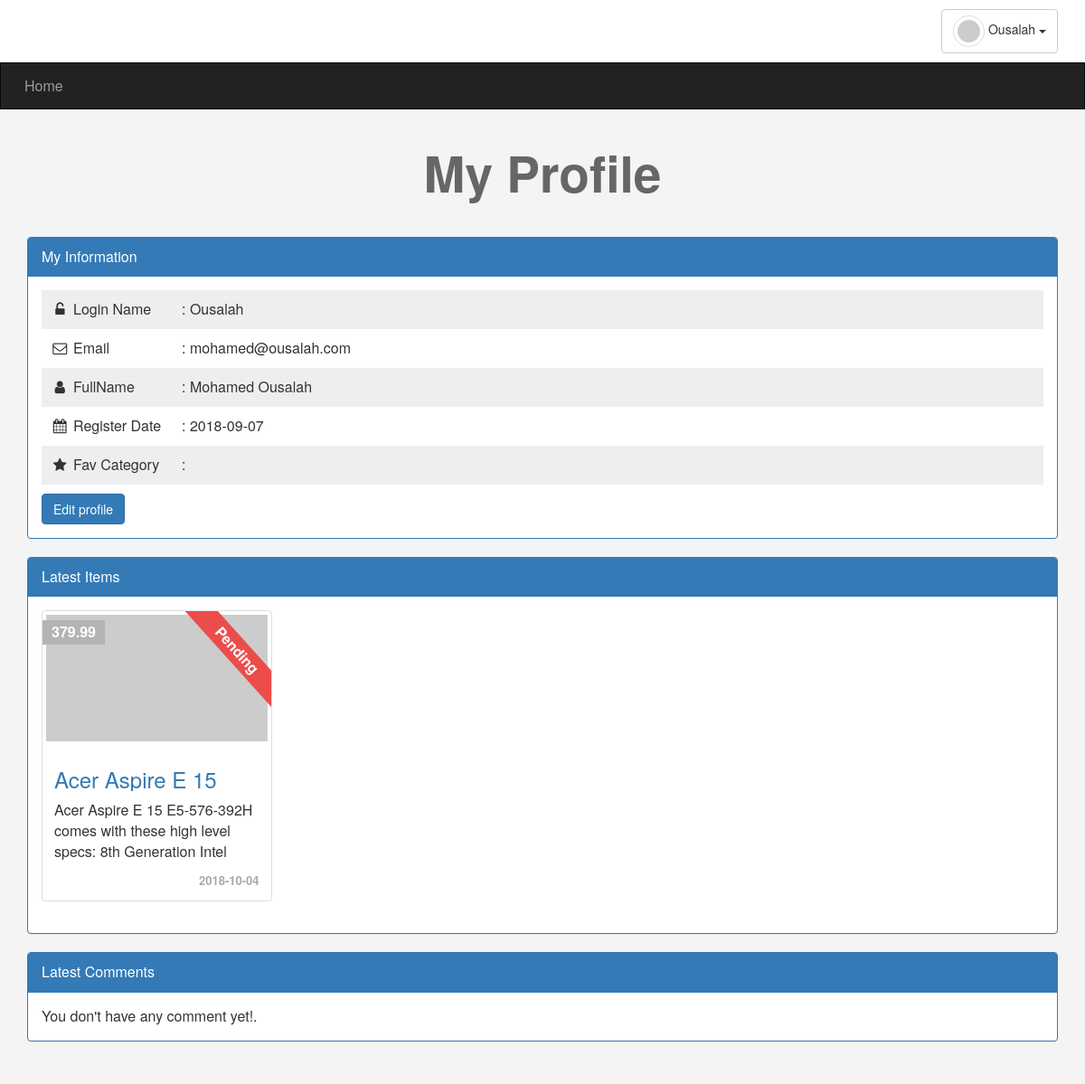
Before: /profile.php (signed in) with the older database file.
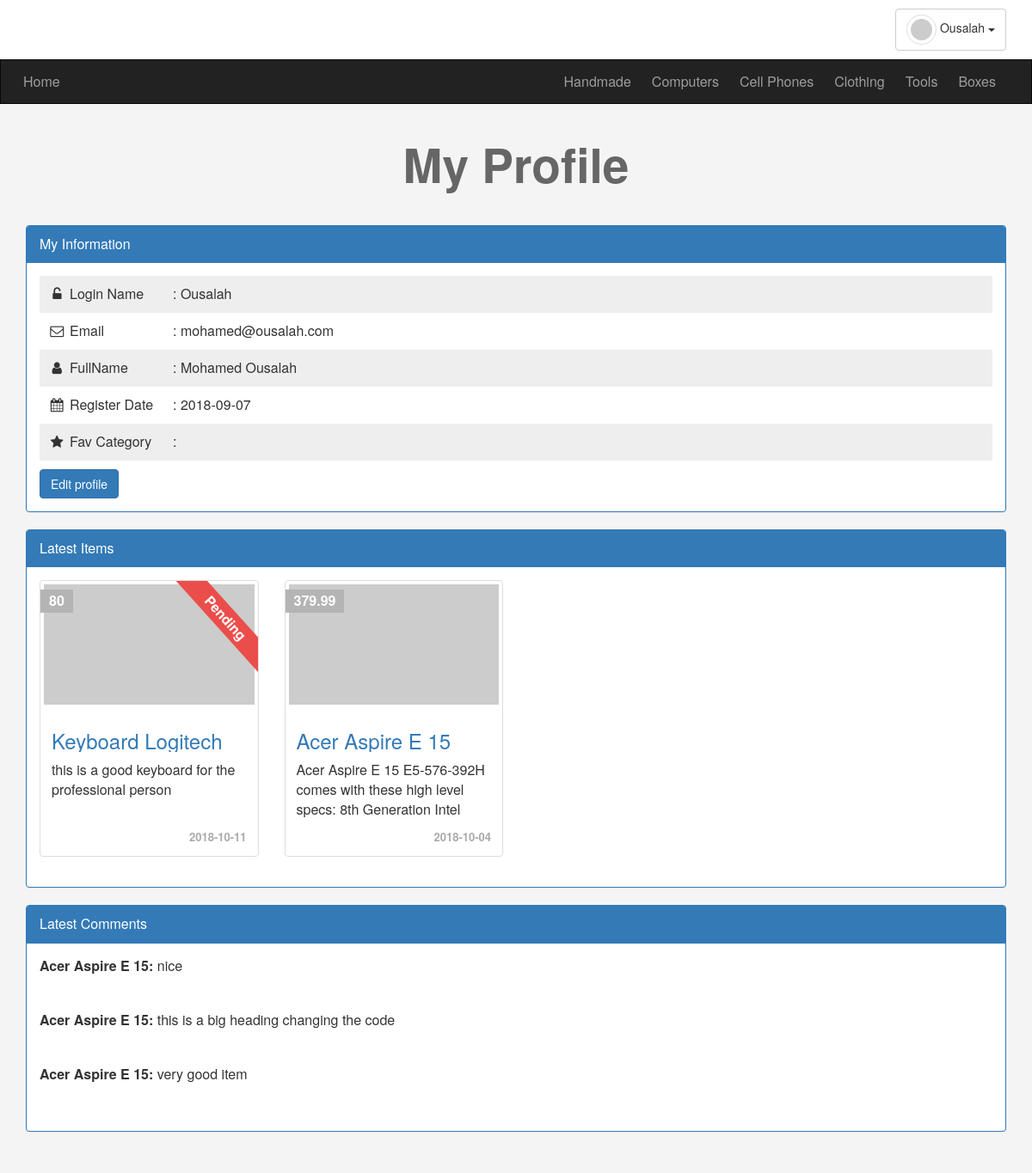
After: the same page with the newer database file.
### tables this page shows
CREATE TABLE `users` (
  `UserID` int(11) NOT NULL,
  `Username` varchar(255) NOT NULL,
  `Password` varchar(255) NOT NULL,
  `Email` varchar(255) NOT NULL,
  `FullName` varchar(255) NOT NULL,
  `GroupID` int(11) NOT NULL DEFAULT '0',
  `TrustStatus` int(11) NOT NULL DEFAULT '0',
  `RegStatus` int(11) NOT NULL DEFAULT '0' COMMENT 'Registration Approval',
  `Date` date NOT NULL
);

CREATE TABLE `items` (
  `ItemID` int(11) NOT NULL,
  `Name` varchar(255) NOT NULL,
  `Description` text NOT NULL,
  `Price` varchar(255) NOT NULL,
  `Add_Date` date NOT NULL,
  `Country_Made` varchar(255) NOT NULL,
  `Image` varchar(255) NOT NULL,
  `Status` varchar(255) NOT NULL COMMENT 'New, Used, Like New, ...',
  `Rating` smallint(6) NOT NULL,
  `Approve` tinyint(4) NOT NULL DEFAULT '0' COMMENT '0 == Not approved, 1 == approved',
  `CatID` int(11) NOT NULL,
  `MemberID` int(11) NOT NULL
);

CREATE TABLE `categories` (
  `ID` int(11) NOT NULL,
  `Name` varchar(255) NOT NULL,
  `Description` text NOT NULL,
  `parent` int(11) NOT NULL,
  `Ordering` int(11) NOT NULL DEFAULT '0',
  `Visibility` tinyint(4) NOT NULL DEFAULT '1' COMMENT '0 = hidden, 1 = visible',
  `Allow_Comment` tinyint(4) NOT NULL DEFAULT '1',
  `Allow_Ads` tinyint(4) NOT NULL DEFAULT '1'
);

CREATE TABLE `comments` (
  `CommentID` int(11) NOT NULL,
  `Comment` text NOT NULL,
  `Status` tinyint(4) NOT NULL,
  `Comment_Date` date NOT NULL,
  `ItemID` int(11) NOT NULL,
  `UserID` int(11) NOT NULL
);

### init.php (called while the page is built, shortened)
<?php
  include 'admin/connect.php';
  $sessionUser = (isset($_SESSION['user'])) ? ucwords($_SESSION['user']) : "";
  $lang = "includes/languages/";
  $tpl  = "includes/templates/";
  $func = "includes/functions/";
  $css  = "layout/css/";
  include $func . "functions.php";
  include $lang . "english.php";
  include $tpl . "header.php";

### includes/functions/functions.php (called while the page is built, shortened)
<?php
  function getFrom($params = array(
    "fields"      => array(),
    "table"       => '',
    "joins"       => array(array("type" => "INNER", "table" => "", "primary" => "", "foreign" => "")),
    "conditions"  => array(array('key' => "", "operator" => "=", "value" => "")),
    "orderBy"     => "",
    "orderType"   => 'DESC',
    "limit"       => null
  ), $fetch = "fetchAll") {
    if (isset($params["table"]) && !empty($params["table"])) {
      $params['fields']      = (isset($params['fields'])) ? $params['fields']: array('*');
      $params['conditions']  = (isset($params['conditions'])) ? $params['conditions']: array();
      $params['joins']       = (isset($params['joins'])) ? $params['joins']: "";
      $params['orderBy']     = (isset($params['orderBy'])) ? $params['orderBy']: "";
      $params['orderType']   = (isset($params['orderType'])) ? strtoupper($params['orderType']): 'DESC';
      $params['limit']       = (isset($params['limit'])) ? 'LIMIT ' . $params['limit']: null;
      $params['fields'] = (!empty($params['fields']) && is_array($params['fields'])) ? implode(", ", $params['fields']) : '*';
      $joins = "";
      if (!empty($params['joins']) && is_array($params['joins'])) :
        $joinsOptions = array("INNER", "RIGHT", "LEFT", "FULL");
        if (isset($params["joins"]["table"]) && !empty($params["joins"]["table"]) && isset($params["joins"]["primary"]) && !empty($params["joins"]["primary"]) && isset($params["joins"]["foreign"]) && !empty($params["joins"]["foreign"])) {
          $params["joins"]["type"] = (isset($params["joins"]["type"]) && in_array(strtoupper($params["joins"]["type"]), $joinsOptions)) ? strtoupper($params["joins"]["type"]) : "INNER";
          $joins .= $params["joins"]["type"] . " JOIN " . $params["joins"]["table"]
                  . " ON " . $params["joins"]["table"] . "." . $params["joins"]["primary"] . " = "
                  . $params["table"] . "." . $params["joins"]["foreign"];
        }
      endif;
      $where  = "";
      $keys   = array();
      $values = array();
      if (!empty($params['conditions']) && is_array($params['conditions'])) {
        $where = "WHERE";
        if (isset($params['conditions']["key"]) && isset($params['conditions']["value"])) {
          $params['conditions']["operator"] = (isset($params['conditions']["operator"]) && !empty($params['conditions']["operator"])) ? $params['conditions']["operator"] : "=";
          $keys[] = "{$params['conditions']["key"]} {$params['conditions']["operator"]} ?";
          $values[] = $params['conditions']["value"];
        } else {
          foreach ($params['conditions'] as $key => $value) {
            if (!empty($value) && is_array($value)) :
              $value["operator"] = (isset($value["operator"]) && !empty($value["operator"])) ? $value["operator"] : "=";
              $keys[] = "{$value["key"]} {$value["operator"]} ?";
              $values[] = $value["value"];
            else :
              $keys[] = "$key = ?";
              $values[] = $value;
            endif;
          }
        }
        $where = $where . " " . implode(" AND ", $keys);
      }
      if ($params['orderBy'] === "") {
        $params['orderType'] = ($params['orderType'] === "RAND()") ? "ORDER BY RAND()" : "";
      } else {
        if ($params['orderType'] === "" || $params['orderType'] == "DESC") :
          $params['orderBy']   = "ORDER BY " . $params['orderBy'];
          $params['orderType'] = "DESC";
        elseif ($params['orderType'] == "ASC") :
          $params['orderBy']   = "ORDER BY " . $params['orderBy'];
          $params['orderType'] = "ASC";
        elseif ($params['orderType'] == "RAND()") :
          $params['orderBy']   = "ORDER BY ";
          $params['orderType'] = "RAND()";
        else :
          $params['orderBy']   = "";
          $params['orderType'] = "";
        endif;
      }
      global $con;
      $stmt = $con->prepare("SELECT {$params['fields']} FROM {$params['table']} {$joins} {$where} {$params['orderBy']} {$params['orderType']} {$params['limit']}");
      $stmt->execute($values);
      if ($fetch === "fetch") { return $stmt->fetch(); }
      elseif ($fetch === "fetchColumn") { return $stmt->fetchColumn(); }
      else { return $stmt->fetchAll(); }
    } else {
      return array();
    }
  }
  function checkItem($select, $from, $value, $exceptKey = "", $exceptValue = "") {
    global $con;
    $sql = "SELECT $select FROM $from WHERE $select = ?";
    $values[] = $value;
    $statement = $con->prepare($sql);
    $statement->execute($values);
    return ($statement->rowCount() >= 1) ? true : false;
  }

### profile.php (the view, shortened to what this page needs)
<?php
  include "init.php";
  if (isset($_SESSION['user'])) {
    $args = array("table" => "users", "conditions"  => array('Username' => $sessionUser));
    $userInfo = getFrom($args, "fetch");
    $args = array(
      "fields"      => array("comments.*", "items.Name"),
      "table"       => "comments",
      "joins"       => array("table" => "items", "primary" => "ItemID", "foreign" => "ItemID"),
      "conditions"  => array('comments.UserID' => $userInfo["UserID"]),
      "orderBy"     => "comments.CommentID"
    );
    $userComments = getFrom($args);
?>
    <h1 class="text-center">My Profile</h1>
    <div class="information block">
      <div class="container">
        <div class="panel panel-primary">
          <div class="panel-heading">My Information</div>
          <div class="panel-body">
            <ul class="list-unstyled">
              <li>
                <i class="fa fa-unlock-alt fa-fw"></i>
                <span>Login Name</span>: <?php echo $sessionUser ?>
              </li>
              <li>
                <i class="fa fa-envelope-o fa-fw"></i>
                <span>Email</span>: <?php echo $userInfo["Email"] ?>
              </li>
              <li>
                <i class="fa fa-user fa-fw"></i>
                <span>FullName</span>: <?php echo $userInfo["FullName"] ?>
              </li>
              <li>
                <i class="fa fa-calendar fa-fw"></i>
                <span>Register Date</span>: <?php echo $userInfo["Date"] ?>
              </li>
              <li>
                <i class="fa fa-star fa-fw"></i>
                <span>Fav Category</span>:
              </li>
            </ul>
            <a href="#" class="btn btn-primary">Edit profile</a>
          </div>
        </div>
      </div>
    </div>
    <div class="latest-items block">
      <div class="container">
        <div class="panel panel-primary">
          <div class="panel-heading">Latest Items</div>
          <div class="panel-body">
            <?php if (checkItem("MemberID", "items", $userInfo['UserID'])): ?>
              <div class="row">
                <?php $args = array("table" => "items", "conditions" => array('MemberID' => $userInfo['UserID']), "orderBy" => "ItemID"); ?>
                <?php foreach (getFrom($args) as $item): ?>
                  <div class="col-sm-6 col-md-3">
                    <div class="thumbnail item-box">
                      <?php if ($item["Approve"] == 0): ?>
                        <span class="item-approved-status">Pending</span>
                      <?php endif; ?>
                      <span class="item-price"><?php echo $item["Price"] ?></span>
                      <img class="img-responsive" src="https://via.placeholder.com/350x200" alt="">
                      <div class="caption">
                        <h3><a href="items.php?itemid=<?php echo $item["ItemID"] ?>"><?php echo $item["Name"] ?></a></h3>
                        <p><?php echo $item["Description"] ?></p>
                        <div class="item-date"><?php echo $item["Add_Date"] ?></div>
                      </div>
                    </div>
                  </div>
                <?php endforeach; ?>
              </div>
            <?php else: ?>
              <div>You don't have any item yet!, Create <a href="newad.php">new item</a>.</div>
            <?php endif; ?>
          </div>
        </div>
      </div>
    </div>
    <div class="latest-comments block">
      <div class="container">
        <div class="panel panel-primary">
          <div class="panel-heading">Latest Comments</div>
          <div class="panel-body">
            <?php
            if (empty($userComments)):
              echo "<div>You don't have any comment yet!.</div>";
            else:
              foreach ($userComments as $comment):
                echo '<div class="comment-box">';
                  echo '<strong>' . $comment["Name"] . ':</strong> ';
                  echo '<span>' . $comment["Comment"] . '</span>';
                echo '</div>';
              endforeach;
            endif;
            ?>
          </div>
        </div>
      </div>
    </div>
<?php
  } else {
    header("Location: login.php");
    exit();
  }
?>
<?php include $tpl . "footer.php"; ?>

### includes/templates/header.php (shortened to what this page needs)
<!DOCTYPE html>
<html lang="en" dir="ltr">
  <head>
    <link rel="stylesheet" href="<?php echo $css . 'bootstrap.min.css' ?>">
    <link rel="stylesheet" href="<?php echo $css . 'font-awesome.min.css' ?>">
    <link rel="stylesheet" href="<?php echo $css . 'jquery-ui.css' ?>">
    <link rel="stylesheet" href="<?php echo $css . 'jquery.selectBoxIt.css' ?>">
    <link rel="stylesheet" href="<?php echo $css . 'frontend.css' ?>">
  </head>
  <body>
    <div class="upper-bar">
      <div class="container">
        <?php if (isset($_SESSION['user'])): ?>
          <div class="pull-right btn-group upper-menu-logged-in">
            <span class="btn btn-default dropdown-toggle" data-toggle="dropdown">
              <img class="img-thumbnail img-circle" src="https://via.placeholder.com/200x200" alt="">
              <?php echo $sessionUser ?>
              <span class="caret"></span>
            </span>
          </div>
        <?php else: ?>
          <a href="login.php"><span class="pull-right">Login/Singup</span></a>
        <?php endif; ?>
      </div>
    </div>
    <nav class="navbar navbar-inverse">
      <div class="container">
        <div class="navbar-header">
          <a class="navbar-brand" href="index.php"><?php lang('ADMIN_HOME'); ?></a>
        </div>
        <div class="collapse navbar-collapse" id="app-nav">
          <ul class="nav navbar-nav navbar-right">
            <?php $args = array("table" => "categories", "conditions" => array("parent" => 0), "orderBy" => "ID", "orderType" => "ASC"); ?>
            <?php foreach (getFrom($args) as $category): ?>
              <li><a href="<?php echo 'categories.php?pageid=' . $category['ID']; ?>"><?php echo $category['Name'] ?></a></li>
            <?php endforeach; ?>
          </ul>
        </div>
      </div>
    </nav>

### includes/languages/english.php
<?php
  function lang( $phrase ) {
    static $lang = array(
      'ADMIN_DEFAULT_PAGE_TITLE'     => 'Default',
      'ADMIN_LOGIN_PAGE_TITLE'       => 'Login',
      'ADMIN_DASHBOARD_PAGE_TITLE'   => 'Dashboard',
      'ADMIN_HOME'         => 'Home',
      'ADMIN_CATEGORIES'   => 'Categories',
      'ADMIN_ITEMS'        => 'Items',
      'ADMIN_MEMBERS'      => 'Members',
      'ADMIN_COMMENTS'     => 'Comments',
      'ADMIN_STATISTICS'   => 'Statistics',
      'ADMIN_LOGS'         => 'Logs',
      'ADMIN_EDIT_PROFILE' => 'Edit Profile',
      'ADMIN_SETTINGS'     => 'Settings',
      'ADMIN_LOGOUT'       => 'Logout',
      'ADMIN_LOGIN'                 => 'Admin Login',
      'ADMIN_PLACEHOLDER_USERNAME'  => 'Username',
      'ADMIN_PLACEHOLDER_PASSWORD'  => 'Password',
      'ADMIN_BTN_LOGIN'             => 'Login',
    );
    echo $lang[$phrase];
  }

### includes/templates/footer.php (shortened to what this page needs)
  </body>
</html>

### layout/css/frontend.css (style rules this page uses)
body { background-color: #f4f4f4; font-size: 16px; height: 9000px; }
h1 { font-size: 55px; margin: 40px 0; font-weight: bold; color: #666; }
.navbar { border-radius: 0; margin-bottom: 0; }
.nav > li > a, .navbar-brand { padding: 15px 12px; }
.navbar-brand { font-size: 1em; }
.upper-bar { padding: 10px; background-color: #fff; }
.upper-bar .upper-menu-logged-in img { width: 35px; height: 35px; }
.information { margin-top: 20px; }
.information ul { padding: 0; margin: 0; }
.information ul li { padding: 10px; }
.information ul li:nth-child(odd) { background-color: #eee; }
.information ul li span { display: inline-block; width: 120px; }
.information .btn { margin-top: 10px; }
.latest-items .item-box { position: relative; overflow: hidden; }
.latest-items .item-box .item-price, .latest-items .item-box .item-approved-status { padding: 2px 10px; position: absolute; font-weight: bold; color: #fff; }
.latest-items .item-box .item-price { background-color: #b4B4B4; left: 0; top: 10px; }
.latest-items .item-box .item-approved-status { background-color: #eb4d4b; top: 30px; right: -37px; transform: rotate(48deg); width: 150px; text-align: center; }
.latest-items .item-box .caption .item-date, .latest-items .item-box .caption h3, .latest-items .item-box .caption p { overflow: hidden; }
.latest-items .item-box .caption h3 { height: 26px; max-height: 26px; }
.latest-items .item-box .caption p { height: 70px; max-height: 70px; }
.latest-items .item-box .caption .item-date { text-align: right; font-size: 13px; color: #aaa; font-weight: bold; height: 18px; max-height: 18px; }
.comment-box { margin-bottom: 40px; }

Changed rows visible on the page:
now on this page (row edited): categories: Name "Handmade"
now on this page (row edited): categories: Name "Computers"
now on this page (row edited): categories: Name "Cell Phones"
now on this page (row edited): categories: Name "Clothing"
now on this page (row edited): categories: Name "Tools"
added categories: Name "Boxes"
added items: Approve "Pending", Price "80", Name "Keyboard Logitech", Description "this is a good keyboard for the professional person", Add_Date "2018-10-11"
changed items "Acer Aspire E 15": no longer shows "Pending"
added comments: ItemID.Name "Acer Aspire E 15", Comment "nice"
added comments: ItemID.Name "Acer Aspire E 15", Comment "this is a big heading changing the code"
added comments: ItemID.Name "Acer Aspire E 15", Comment "very good item"
Other visible differences:
text no longer shown: "You don't have any comment yet!."
